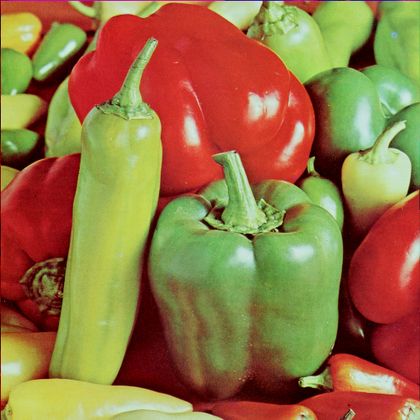
%> input picture Visione Artificiale/imgs/peppers.png, 420 x 420 px, shrunk from 512 x 512 before the run
$ octave agnello_final.m   (GNU Octave 9; MATLAB toolbox functions it lacks are replaced by stand-ins)
%> lines starting %> are read from the running program, lines starting %| are printed output that depends on the picture
clear; close all;

img = imread('../imgs/peppers.png');
%> img is the input picture: size 420x420x3 uint8; mean R, G, B 149.8, 115.6, 66.5
img = img(1:200, 1:200, :);
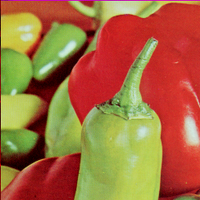
%> img: size 200x200x3 uint8; mean R, G, B 164.7, 108.3, 62.1
colors = 256;

[X,cmap] = rgb2ind(img, colors);
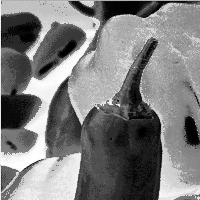
%> X: size 200x200 uint8; min 0, max 255, mean 124.4
%> cmap = 256 rows, first 12: [0.8 0.886 0.835; 0.741 0.867 0.765; 0.812 0.847 0.761; 0.78 0.847 0.682; 0.773 0.831 0.604; 0.773 0.827 0.529; 0.804 0.831 0.318; 0.745 0.82 0.369; 0.824 0.757 0.678; 0.761 0.812 0.463; 0.761 0.82 0.416; 0.737 0.808 0.392]
figure; imshow(img); title("Immagine Originale");
figure; imshow(X, cmap); title(['Quantizzazione usando rgb2ind con ', num2str(colors), ' colori']);

%> the run ends on the next line
[immagine_quantizzata,final_colormap] = quantizzazione_custom(img, colors);
% [2 lines not run here, left out]
function [immagine_quantizzata,final_colormap] = quantizzazione_custom(rgb_image, colors)

    immagine_quantizzata = rgb_image;
    [h, w, ~] = size(rgb_image);
    current_colormap = zeros(0, 3);
    current_img = zeros (h, w);

    index = 1;

    % Scorro l'immagine
    for i = 1:h
        for j = 1:w
            fprintf('Currently in px (%d, %d)\n', i, j); % Debug

            r = rgb_image(i, j, 1);
            g = rgb_image(i, j, 2);
            b = rgb_image(i, j, 3);
            current_color = [r g b]; % Nuovo colore

            is_new_color = true;
            [c_h, ~] = size(current_colormap);

            for p = 1:c_h % Scorro la palette
                % Se non è presente, lo segno
                if isequal(current_color, current_colormap(p, :))
                    is_new_color = false;
                    index = p;
                end
            end

            if is_new_color
                 % Altrimenti lo inserisco nella current_colormap
                current_colormap = [current_colormap; current_color];

                % Salvo nella nuova immagine (current_img) in coordinate i j
                % la riga del colore inserito nella palette (current_colormap)
                index = size(current_colormap, 1);
            end
            current_img(i, j) = index;
        end
    end

    % Normalizzo la palette (0-255 → 0-1)
    current_colormap = double(current_colormap);
    current_colormap = current_colormap / 255;
    % Riduco il numero di colori nella palette
    [immagine_quantizzata,final_colormap] = imapprox(current_img,current_colormap,colors);

    fprintf("Colori nell'immagine originale: %d\n", size(current_colormap, 1));
    fprintf('Colori nella palette quantizzata: %d\n', size(final_colormap, 1));
end
